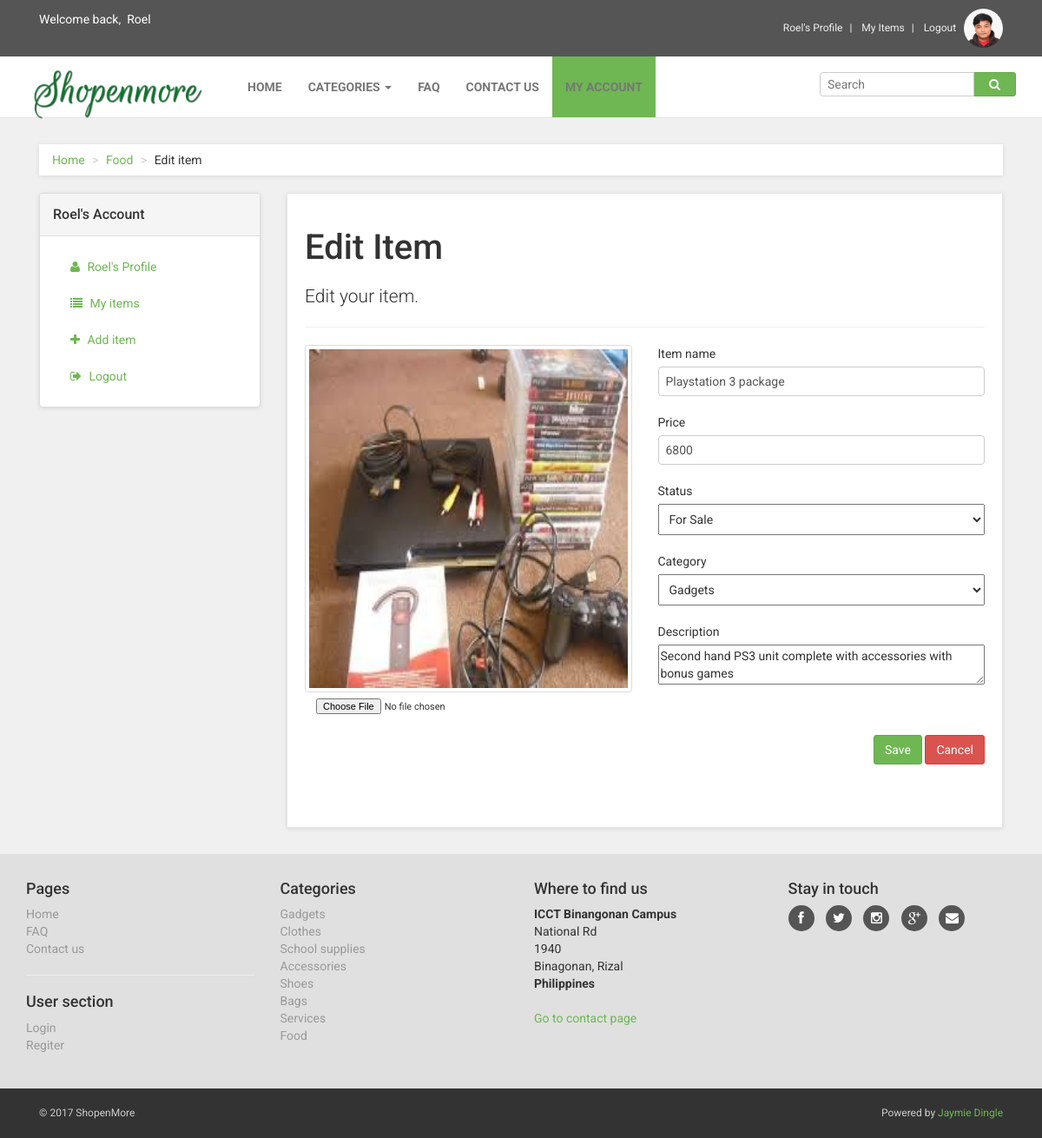
Before: /edititem.php?id=33 (signed in) with the older database file.
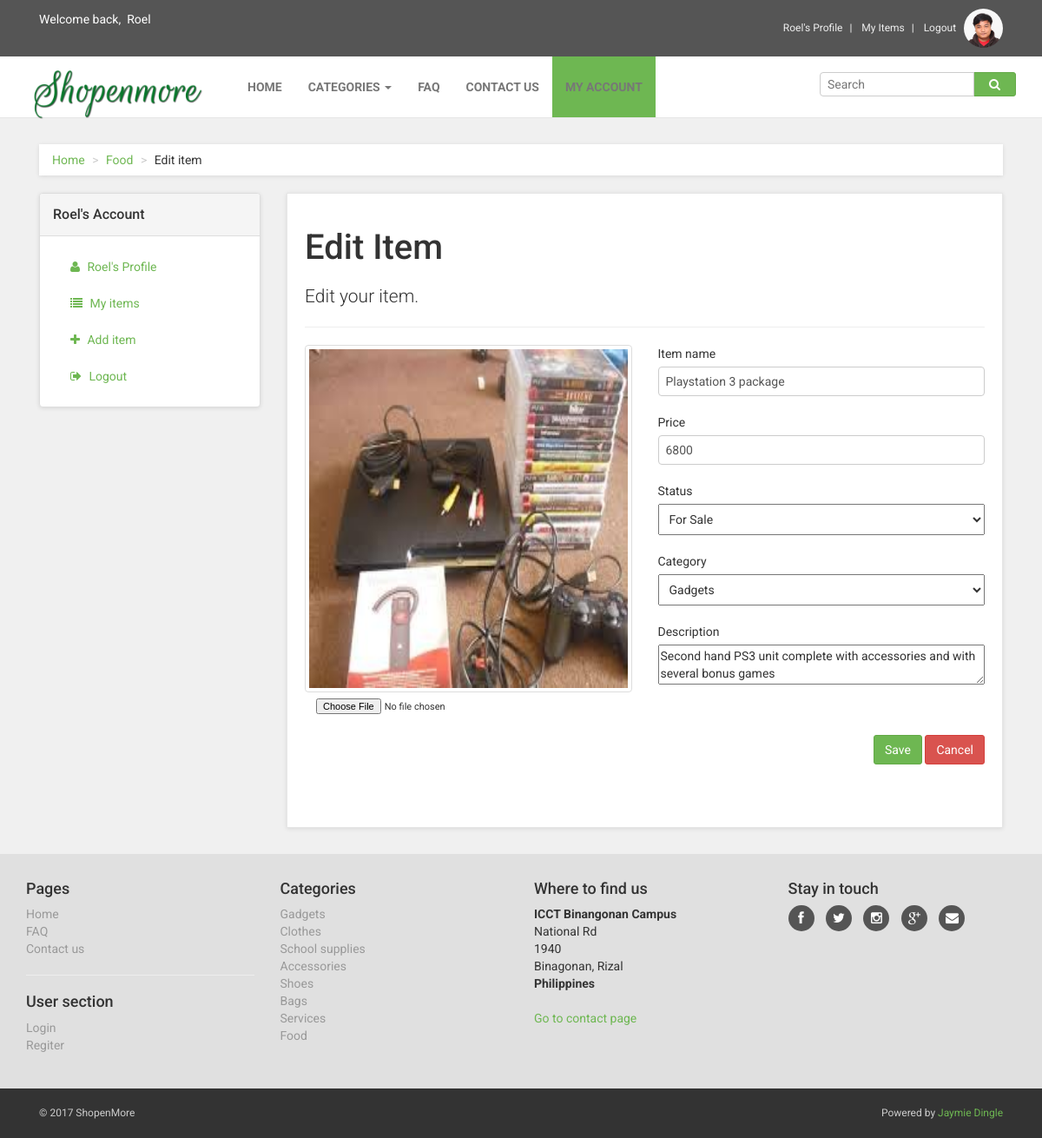
After: the same page with the newer database file.
### tables this page shows
CREATE TABLE `tb_items` (
  `id` int(11) NOT NULL,
  `user_id` int(11) NOT NULL,
  `item_category_id` int(11) NOT NULL,
  `name` varchar(100) NOT NULL,
  `price` double NOT NULL,
  `description` text NOT NULL,
  `date_posted` timestamp NOT NULL DEFAULT CURRENT_TIMESTAMP,
  `item_status_id` int(1) NOT NULL DEFAULT '0',
  `image_url` text NOT NULL,
  `is_active` tinyint(1) NOT NULL DEFAULT '1'
);

### libs/meekrodb.2.3.class.php (called while the page is built, shortened)
<?php
class DB {
  protected static $mdb = null;
  public static function getMDB() {
    $mdb = DB::$mdb;
    if ($mdb === null) {
      $mdb = DB::$mdb = new MeekroDB();
    }
    return $mdb;
  }
  public static function query() { $args = func_get_args(); return call_user_func_array(array(DB::getMDB(), 'query'), $args); }
  public static function queryFullColumns() { $args = func_get_args(); return call_user_func_array(array(DB::getMDB(), 'queryFullColumns'), $args); }
}
class MeekroDB {
  public $encoding = 'latin1';
  public $param_char = '%';
  public $named_param_seperator = '_';
  public $connect_options = array(MYSQLI_OPT_CONNECT_TIMEOUT => 30);
  public $internal_mysql = null;
  public function __construct($host=null, $user=null, $password=null, $dbName=null, $port=null, $encoding=null) {
    if ($encoding === null) $encoding = DB::$encoding;
    $this->encoding = $encoding;
  }
  public function get() {
    $mysql = $this->internal_mysql;
    if (!($mysql instanceof MySQLi)) {
      $mysql = new mysqli();
      foreach ($this->connect_options as $key => $value) {
        $mysql->options($key, $value);
      }
      $mysql->set_charset($this->encoding);
      $this->internal_mysql = $mysql;
    }
    return $mysql;
  }
  protected function preparseQueryParams() {
    $args = func_get_args();
    $sql = trim(strval(array_shift($args)));
    $args_all = $args;
    if (count($args_all) == 0) return array($sql);
    $param_char_length = strlen($this->param_char);
    $named_seperator_length = strlen($this->named_param_seperator);
    $types = array(
      $this->param_char . 'll',
      $this->param_char . 'ls',
      $this->param_char . 'l',
      $this->param_char . 'li',
      $this->param_char . 'ld',
      $this->param_char . 'lb',
      $this->param_char . 'lt',
      $this->param_char . 's',
      $this->param_char . 'i',
      $this->param_char . 'd',
      $this->param_char . 'b',
      $this->param_char . 't',
      $this->param_char . '?',
      $this->param_char . 'ss'
    );
    $posList = array();
    foreach ($types as $type) {
      $lastPos = 0;
      while (($pos = strpos($sql, $type, $lastPos)) !== false) {
        $lastPos = $pos + 1;
        $posList[$pos] = $type;
      }
    }
    ksort($posList);
    $chunkyQuery = array();
    $pos_adj = 0;
    foreach ($posList as $pos => $type) {
      $type = substr($type, $param_char_length);
      $length_type = strlen($type) + $param_char_length;
      $new_pos = $pos + $pos_adj;
      $new_pos_back = $new_pos + $length_type;
      $arg_number_length = 0;
      if ($arg_number_length = strspn($sql, '0123456789', $new_pos_back)) {
        $arg_number = substr($sql, $new_pos_back, $arg_number_length);
        if (! array_key_exists($arg_number, $args_all)) $this->nonSQLError("Non existent argument reference (arg $arg_number): $sql");
        $arg = $args_all[$arg_number];
      } else {
        $arg = array_shift($args);
      }
      if ($new_pos > 0) $chunkyQuery[] = substr($sql, 0, $new_pos);
      if (is_object($arg) && ($arg instanceof WhereClause)) {
        list($clause_sql, $clause_args) = $arg->textAndArgs();
        array_unshift($clause_args, $clause_sql);
        $preparsed_sql = call_user_func_array(array($this, 'preparseQueryParams'), $clause_args);
        $chunkyQuery = array_merge($chunkyQuery, $preparsed_sql);
      } else {
        $chunkyQuery[] = array('type' => $type, 'value' => $arg);
      }
      $sql = substr($sql, $new_pos_back + $arg_number_length);
      $pos_adj -= $new_pos_back + $arg_number_length;
    }
    return $chunkyQuery;
  }
  protected function intval($var) {
    if (PHP_INT_SIZE == 8) return intval($var);
    return floor(doubleval($var));
  }
  protected function parseQueryParams() {
    $args = func_get_args();
    $chunkyQuery = call_user_func_array(array($this, 'preparseQueryParams'), $args);
    $query = '';
    $array_types = array('ls', 'li', 'ld', 'lb', 'll', 'lt');
    foreach ($chunkyQuery as $chunk) {
      if (is_string($chunk)) {
        $query .= $chunk;
        continue;
      }
      $type = $chunk['type'];
      $arg = $chunk['value'];
      $result = '';
      if ($type != '?') {
        $is_array_type = in_array($type, $array_types, true);
      }
      if ($type == 's') $result = $this->escape($arg);
      else if ($type == 'i') $result = $this->intval($arg);
      $query .= $result;
    }
    return $query;
  }
  protected function prependCall($function, $args, $prepend) { array_unshift($args, $prepend); return call_user_func_array($function, $args); }
  public function query() { $args = func_get_args(); return $this->prependCall(array($this, 'queryHelper'), $args, 'assoc'); }
  public function queryFullColumns() { $args = func_get_args(); return $this->prependCall(array($this, 'queryHelper'), $args, 'full'); }
  protected function queryHelper() {
    $args = func_get_args();
    $type = array_shift($args);
    $db = $this->get();
    $is_buffered = true;
    $row_type = 'assoc';
    $full_names = false;
    switch ($type) {
      case 'assoc':
        break;
      case 'full':
        $row_type = 'list';
        $full_names = true;
        break;
    }
    $sql = call_user_func_array(array($this, 'parseQueryParams'), $args);
    $result = $db->query($sql, $is_buffered ? MYSQLI_STORE_RESULT : MYSQLI_USE_RESULT);
    $return = array();
    if ($full_names) {
      $infos = array();
      foreach ($result->fetch_fields() as $info) {
        if (strlen($info->table)) $infos[] = $info->table . '.' . $info->name;
        else $infos[] = $info->name;
      }
    }
    while ($row = ($row_type == 'assoc' ? $result->fetch_assoc() : $result->fetch_row())) {
      if ($full_names) $row = array_combine($infos, $row);
      $return[] = $row;
    }
    return $return;
  }
}
?>

### edititem.php (the view, shortened to what the changed rows need)
<?php include('includes/header.php'); ?>
<?php
$item_to_edit = $_GET['id'];
$user_id = $_SESSION['userdata']['id'];
$edit_item = DB::queryFullColumns("SELECT * FROM tb_items
           LEFT JOIN tb_item_category
           ON tb_items.item_category_id = tb_item_category.id
           LEFT JOIN tb_item_status
           ON tb_items.item_status_id = tb_item_status.id
           WHERE tb_items.id = %i AND tb_items.user_id = %i", $item_to_edit, $user_id);
$edit_item = $edit_item[0];
?>
    <div id="all">
        <div id="content">
            <div class="container">
                <div class="col-md-9">
                    <div class="box">
                        <h1>Edit Item</h1>
                        <form name="additem" id="additem" enctype="multipart/form-data" method="POST">
                            <div class="row">
                                <div class="col-sm-6">
                                    <img id="image" style="width:100%;height:50%" class="img-thumbnail form-thumbnail"  src="<?php echo (isset($edit_item['tb_items.image_url'])) ? 'admin/uploads/items/' . $edit_item['tb_items.image_url'] : 'images/thumbnail-default.png'; ?>"><br />
                                    <input type="file" id="files" name="files" class="btn btn-secondary" style="font-size:11px;" value="Change Profile" />
                                </div>
                                <div class="col-sm-6">
                                    <div class="form-group">
                                      <label for="name">Item name</label>
                                      <input type="text" name="name" class="form-control" placeholder="Item name" value="<?php echo (isset($edit_item['tb_items.name'])) ? $edit_item['tb_items.name'] : ''; ?>" required>
                                    </div>
                                    <div class="form-group">
                                      <label for="lname">Price</label>
                                      <input type="text" name="price" class="form-control"  value="<?php echo (isset($edit_item['tb_items.price'])) ? $edit_item['tb_items.price'] : ''; ?>" placeholder="0.00" required>
                                    </div>
                                    <div class="form-group">
                                      <label for="fname">Description</label>
                                      <textarea name="description" style="width:100%"><?php echo (isset($edit_item['tb_items.description'])) ? $edit_item['tb_items.description'] : ''; ?></textarea>
                                    </div>
                                </div>
                            </div>
                        </form>
                    </div>
                </div>
            </div>
        </div>
 <?php include('includes/footer.php'); ?>

Changed rows visible on the page:
changed tb_items "Playstation 3 package": description "Second hand PS3 unit complete with accessories with bonus games" → "Second hand PS3 unit complete with accessories and with several bonus games"
